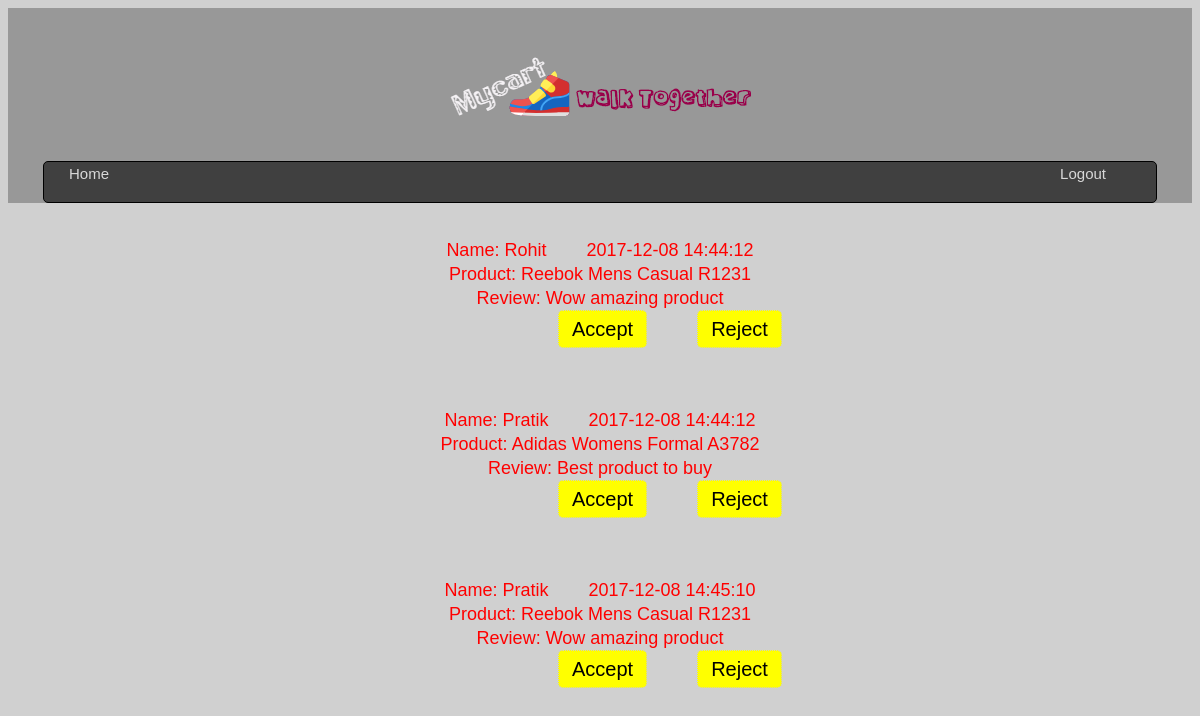
The app's page /authorizereview.php with its own data.
### tables this page shows
CREATE TABLE `reviews` (
  `R_ID` int(11) NOT NULL,
  `U_ID` int(11) NOT NULL,
  `P_ID` int(11) NOT NULL,
  `REVIEW` text NOT NULL,
  `AUTHORIZE` int(11) NOT NULL,
  `TIME` datetime NOT NULL DEFAULT CURRENT_TIMESTAMP,
  `RATINGS` int(11) NOT NULL
);

CREATE TABLE `user` (
  `U_ID` int(11) NOT NULL,
  `U_EMAIL` varchar(255) NOT NULL,
  `U_GENDER` varchar(255) NOT NULL,
  `U_PASSWORD` varchar(255) NOT NULL,
  `U_FIRST_NAME` varchar(255) NOT NULL,
  `U_LAST_NAME` varchar(255) NOT NULL,
  `U_DOB` date NOT NULL,
  `U_MOBILE_NUMBER` int(11) NOT NULL
);

CREATE TABLE `products` (
  `P_ID` int(11) NOT NULL,
  `P_NAME` varchar(255) NOT NULL,
  `P_COST` int(11) NOT NULL,
  `B_ID` int(11) NOT NULL,
  `P_TYPE_ID` int(11) NOT NULL,
  `P_DESC` text NOT NULL,
  `GENDER_TYPE_ID` int(11) NOT NULL,
  `P_COST_BOUGHT` int(11) NOT NULL
);

### authorizereview.php (the view)
<?php
include("header.php");
include("database.php");
?>
<div id="mdiv3">
			<a href="logout.php">Logout</a>
		</div>
		</div>
</div></div>
<?php
$i=1;
$query="select * from reviews where authorize=0";
$result=mysqli_query($con,$query);
$rowcount=mysqli_num_rows($result);
while($i<=$rowcount) :
				$row=mysqli_fetch_assoc($result);
				$rid=$row['R_ID'];
				$id1=$row['U_ID'];
				$query1="select * from user where u_id='$id1'";
				$result1=mysqli_query($con,$query1);
				$row1=mysqli_fetch_assoc($result1);
				$name=$row1['U_FIRST_NAME'];
				$id2=$row['P_ID'];
				$query2="select * from Products where P_id='$id2'";
				$result2=mysqli_query($con,$query2);
				$row2=mysqli_fetch_assoc($result2);
				$name1=$row2['P_NAME'];?>
	<div style="text-align:center; height:170px; width:100%; color:red; font-size:18px; ">
	 Name: <?php echo $name; ?>  &nbsp&nbsp&nbsp&nbsp&nbsp&nbsp <?php echo $row['TIME']; ?><br>
	 Product: <?php echo $name1; ?><br>
	Review: <?php echo $row['REVIEW']; ?><br>
	<div style="margin-left:550px; float:left;"><?php echo '<a  align="center" href="authorizereview_action.php?rid='.$rid.'&n=1"style="display:inline-block; background:yellow; color:black; padding:6px 13px;
						border:1px dotted #ccc; border-radius:5px; font-size:20px;  ">Accept</a>'; ?></div>
						<div style="margin-left:50px; float:left;"><?php echo '<a  align="center" href="authorizereview_action.php?rid='.$rid.'&n=0"style="display:inline-block; background:yellow; color:black; padding:6px 13px;
						border:1px dotted #ccc; border-radius:5px; font-size:20px;  ">Reject</a>'; ?></div></div>
	<?php  $i++; endwhile; ?>

### style.css (style rules this page uses)
body { font-family:arial; font-size:15px; line-height:1.6em; background:#D0D0D0; }
a { color:#D8D8D8; text-decoration:none; }
#mdiv3 { float:right; margin-right:50px; }

### records on screen
reviews: user.U_FIRST_NAME "Rohit", TIME "2017-12-08 14:44:12", P_ID.P_NAME "Reebok Mens Casual R1231", REVIEW "Wow amazing product"
reviews: user.U_FIRST_NAME "Pratik", TIME "2017-12-08 14:44:12", P_ID.P_NAME "Adidas Womens Formal A3782", REVIEW "Best product to buy"
reviews: user.U_FIRST_NAME "Pratik", TIME "2017-12-08 14:45:10", P_ID.P_NAME "Reebok Mens Casual R1231", REVIEW "Wow amazing product"
